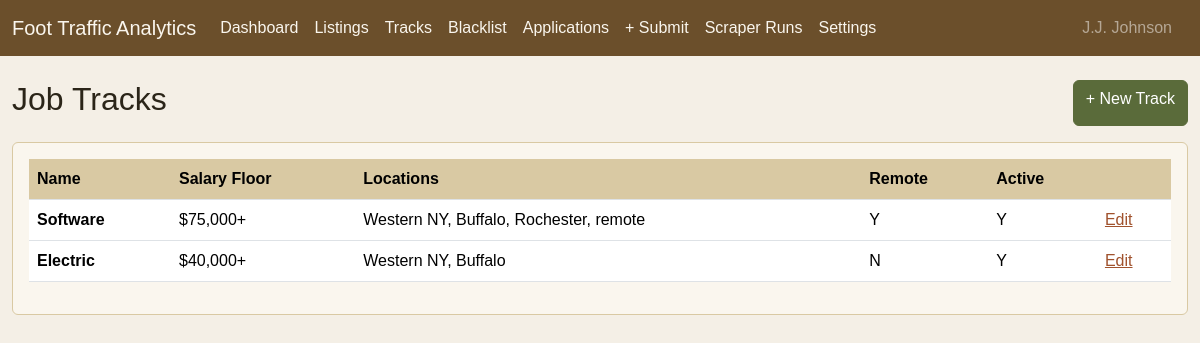
Page /tracks on the committed database.
### tables this page shows
CREATE TABLE IF NOT EXISTS job_tracks (
  id INT UNSIGNED AUTO_INCREMENT PRIMARY KEY,
  name VARCHAR(100) NOT NULL,
  slug VARCHAR(100) NOT NULL UNIQUE,
  is_active TINYINT(1) DEFAULT 1,
  role_keywords TEXT NOT NULL COMMENT 'comma-separated, used for search + scoring',
  exclude_keywords TEXT DEFAULT NULL,
  salary_floor INT UNSIGNED DEFAULT 0,
  locations TEXT DEFAULT NULL COMMENT 'comma-separated; "remote" allowed',
  remote_ok TINYINT(1) DEFAULT 1,
  resume_template VARCHAR(255) DEFAULT NULL COMMENT 'path under docs/ or resumes/',
  cover_letter_tone VARCHAR(100) DEFAULT 'professional',
  notes TEXT DEFAULT NULL,
  created_at DATETIME DEFAULT CURRENT_TIMESTAMP,
  updated_at DATETIME DEFAULT CURRENT_TIMESTAMP ON UPDATE CURRENT_TIMESTAMP
);

### app/Controllers/TrackController.php (called while the page is built, shortened)
<?php
class TrackController extends Controller {
    public function index(): void {
        $this->view('tracks/index', ['tracks' => (new JobTrack())->findAll()]);
    }
}

### public/index.php (called while the page is built, shortened)
<?php
spl_autoload_register(function ($class) {
    $paths = [
        BASE_PATH . "/core/{$class}.php",
        BASE_PATH . "/app/Controllers/{$class}.php",
        BASE_PATH . "/app/Models/{$class}.php",
        BASE_PATH . "/app/Services/{$class}.php",
    ];
    foreach ($paths as $p) {
        if (file_exists($p)) { require_once $p; return; }
    }
});
$router = new Router();
$uri = parse_url($_SERVER['REQUEST_URI'], PHP_URL_PATH);
$router->dispatch($uri ?: '/', $_SERVER['REQUEST_METHOD']);

### core/Model.php (called while the page is built, shortened)
<?php
class Model
{
    protected PDO $db;
    protected string $table;
    protected string $primaryKey = 'id';
    public function __construct()
    {
        $this->db = Database::getInstance();
    }
    public function findAll(): array
    {
        $sql = "SELECT * FROM {$this->table} ORDER BY {$this->primaryKey} ASC";
        $stmt = $this->db->query($sql);
        return $stmt->fetchAll();
    }
}

### core/Env.php (called while the page is built, shortened)
<?php
class Env
{
    public static function get(string $key, mixed $default = null): mixed
    {
        $value = $_ENV[$key] ?? getenv($key);
        if ($value === false) {
            return $default;
        }
        return $value;
    }
}
function env(string $key, mixed $default = null): mixed
{
    return Env::get($key, $default);
}

### config/database.php (called while the page is built)
<?php
return [
    'host'     => env('DB_HOST', 'localhost'),
    'database' => env('DB_DATABASE', 'footraffic'),
    'username' => env('DB_USERNAME', 'root'),
    'password' => env('DB_PASSWORD', ''),
    'charset'  => 'utf8mb4',
];

### core/Database.php (called while the page is built)
<?php
class Database
{
    private static ?PDO $instance = null;
    public static function getInstance(): PDO
    {
        if (self::$instance === null) {
            $config = require __DIR__ . '/../config/database.php';
            $dsn = "mysql:host={$config['host']};dbname={$config['database']};charset={$config['charset']}";
            self::$instance = new PDO($dsn, $config['username'], $config['password'], [
                PDO::ATTR_ERRMODE => PDO::ERRMODE_EXCEPTION,
                PDO::ATTR_DEFAULT_FETCH_MODE => PDO::FETCH_ASSOC,
                PDO::ATTR_EMULATE_PREPARES => false,
            ]);
        }
        return self::$instance;
    }
}

### core/Auth.php (called while the page is built, shortened)
<?php
class Auth
{
    public static function check(): bool
    {
        return isset($_SESSION['user_id']);
    }
    public static function name(): string
    {
        return $_SESSION['user_name'] ?? '';
    }
}

### app/Views/tracks/index.php (the view, shortened to what this page needs)
<div class="d-flex justify-content-between mb-3"><h2>Job Tracks</h2><a class="btn btn-primary" href="<?= BASE_URL ?>/tracks/create">+ New Track</a></div>
<div class="card p-3"><table class="table">
<thead><tr><th>Name</th><th>Salary Floor</th><th>Locations</th><th>Remote</th><th>Active</th><th></th></tr></thead>
<tbody>
<?php foreach ($tracks as $t): ?>
<tr>
  <td><strong><?= htmlspecialchars($t['name']) ?></strong></td>
  <td>$<?= number_format((int)$t['salary_floor']) ?>+</td>
  <td><?= htmlspecialchars($t['locations']) ?></td>
  <td><?= $t['remote_ok']?'Y':'N' ?></td>
  <td><?= $t['is_active']?'Y':'N' ?></td>
  <td><a href="<?= BASE_URL ?>/tracks/<?= $t['id'] ?>/edit">Edit</a></td>
</tr>
<?php endforeach; ?>
</tbody></table></div>
<?php $content = ob_get_clean(); require __DIR__ . '/../layouts/main.php'; ?>

### core/Router.php (shortened to what this page needs)
<?php
class Router
{
    private array $routes = [];
    private function addRoute(string $method, string $path, string $controller, string $action): void
    {
        $this->routes[] = [
            'method' => $method,
            'path' => $path,
            'controller' => $controller,
            'action' => $action,
        ];
    }
    public function dispatch(string $uri, string $method): void
    {
        $uri = parse_url($uri, PHP_URL_PATH);
        $uri = '/' . trim($uri, '/');
        foreach ($this->routes as $route) {
            $pattern = $this->convertToRegex($route['path']);
            if ($route['method'] === $method && preg_match($pattern, $uri, $matches)) {
                array_shift($matches);
                $this->callAction($route['controller'], $route['action'], $matches);
                return;
            }
        }
    }
    private function convertToRegex(string $path): string
    {
        $pattern = preg_replace('/\{id\}/', '(\d+)', $path);
        $pattern = preg_replace('/\{(\w+)\}/', '([^\/]+)', $pattern);
        return '#^' . $pattern . '$#';
    }
    private function callAction(string $controllerName, string $action, array $params): void
    {
        $controller = new $controllerName();
        call_user_func_array([$controller, $action], $params);
    }
}

### core/Controller.php (shortened to what this page needs)
<?php
class Controller
{
    protected function view(string $view, array $data = []): void
    {
        extract($data);
        $viewPath = __DIR__ . "/../app/Views/{$view}.php";
        if (file_exists($viewPath)) {
            require $viewPath;
        } else {
            throw new Exception("View '{$view}' not found");
        }
    }
}

### app/Views/layouts/main.php (shortened to what this page needs)
<!doctype html>
<html lang="en">
<head>
<link href="https://cdn.jsdelivr.net/npm/bootstrap@5.3.2/dist/css/bootstrap.min.css" rel="stylesheet">
</head>
<body>
<?php if (Auth::check()): ?>
<nav class="navbar navbar-expand-lg navbar-dark">
  <div class="container-fluid">
    <a class="navbar-brand" href="<?= BASE_URL ?>/dashboard">Foot Traffic Analytics</a>
    <div class="collapse navbar-collapse">
      <ul class="navbar-nav me-auto">
        <li class="nav-item"><a class="nav-link" href="<?= BASE_URL ?>/dashboard">Dashboard</a></li>
        <li class="nav-item"><a class="nav-link" href="<?= BASE_URL ?>/listings">Listings</a></li>
        <li class="nav-item"><a class="nav-link" href="<?= BASE_URL ?>/tracks">Tracks</a></li>
        <li class="nav-item"><a class="nav-link" href="<?= BASE_URL ?>/blacklist">Blacklist</a></li>
        <li class="nav-item"><a class="nav-link" href="<?= BASE_URL ?>/applications">Applications</a></li>
        <li class="nav-item"><a class="nav-link" href="<?= BASE_URL ?>/submit">+ Submit</a></li>
        <li class="nav-item"><a class="nav-link" href="<?= BASE_URL ?>/runs">Scraper Runs</a></li>
        <li class="nav-item"><a class="nav-link" href="<?= BASE_URL ?>/settings">Settings</a></li>
      </ul>
      <span class="navbar-text text-white-50 me-3"><?= htmlspecialchars(Auth::name()) ?></span>
    </div>
  </div>
</nav>
<?php endif; ?>
<main class="container-fluid py-4">
<?= $content ?>
</main>
</body>
</html>

### app/Views/layouts/main.php (style rules this page uses)
:root { --ft-bg:#f4efe6; --ft-card:#faf6ee; --ft-ink:#2b2519; --ft-brown:#6b4f2b; --ft-olive:#5a6b3a; --ft-rust:#a0522d; --ft-sand:#d9c9a3; }
body { background: var(--ft-bg); color: var(--ft-ink); font-family: Arial, sans-serif; }
.navbar { background: var(--ft-brown) !important; }
.navbar .navbar-brand, .navbar .nav-link { color: var(--ft-card) !important; }
.card { background: var(--ft-card); border: 1px solid var(--ft-sand); }
.btn-primary { background: var(--ft-olive); border-color: var(--ft-olive); }
a { color: var(--ft-rust); }
.table thead th { background: var(--ft-sand); }

### rows in the picture
job_tracks: name "Software", salary_floor "75,000", locations "Western NY, Buffalo, Rochester, remote", remote_ok "Y", is_active "Y"
job_tracks: name "Electric", salary_floor "40,000", locations "Western NY, Buffalo", remote_ok "N", is_active "Y"
